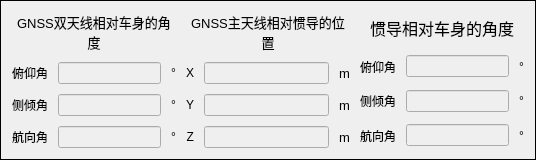
      <widget class="QFrame" name="frame_4">
       <property name="inputMethodHints">
        <set>Qt::ImhLatinOnly</set>
       </property>
       <property name="frameShape">
        <enum>QFrame::Box</enum>
       </property>
       <layout class="QHBoxLayout" name="horizontalLayout_11">
        <item>
         <layout class="QHBoxLayout" name="horizontalLayout_22" stretch="1,1,1">
          <property name="spacing">
           <number>10</number>
          </property>
          <property name="leftMargin">
           <number>0</number>
          </property>
          <item>
           <layout class="QVBoxLayout" name="verticalLayout_30" stretch="1,3">
            <item>
             <widget class="QLabel" name="label_10">
              <property name="font">
               <font>
                <pointsize>10</pointsize>
               </font>
              </property>
              <property name="inputMethodHints">
               <set>Qt::ImhLatinOnly</set>
              </property>
              <property name="text">
               <string>GNSS双天线相对车身的角度</string>
              </property>
              <property name="alignment">
               <set>Qt::AlignCenter</set>
              </property>
              <property name="wordWrap">
               <bool>true</bool>
              </property>
             </widget>
            </item>
            <item>
             <layout class="QVBoxLayout" name="verticalLayout_2">
              <item>
               <layout class="QHBoxLayout" name="horizontalLayout_56">
                <item>
                 <widget class="QLabel" name="label_38">
                  <property name="font">
                   <font>
                    <pointsize>9</pointsize>
                   </font>
                  </property>
                  <property name="inputMethodHints">
                   <set>Qt::ImhLatinOnly</set>
                  </property>
                  <property name="text">
                   <string>俯仰角</string>
                  </property>
                  <property name="alignment">
                   <set>Qt::AlignRight|Qt::AlignTrailing|Qt::AlignVCenter</set>
                  </property>
                 </widget>
                </item>
                <item>
                 <widget class="QLineEdit" name="LineEdit_Pitch1_CaliOutput">
                  <property name="enabled">
                   <bool>false</bool>
                  </property>
                  <property name="maximumSize">
                   <size>
                    <width>16777215</width>
                    <height>16777215</height>
                   </size>
                  </property>
                  <property name="font">
                   <font/>
                  </property>
                  <property name="styleSheet">
                   <string notr="true">color:rgb(0, 0, 0)</string>
                  </property>
                  <property name="inputMethodHints">
                   <set>Qt::ImhLatinOnly</set>
                  </property>
                 </widget>
                </item>
                <item>
                 <widget class="QLabel" name="label_89">
                  <property name="font">
                   <font>
                    <pointsize>9</pointsize>
                   </font>
                  </property>
                  <property name="inputMethodHints">
                   <set>Qt::ImhLatinOnly</set>
                  </property>
                  <property name="text">
                   <string>°</string>
                  </property>
                 </widget>
                </item>
               </layout>
              </item>
              <item>
               <layout class="QHBoxLayout" name="horizontalLayout_55">
                <item>
                 <widget class="QLabel" name="label_34">
                  <property name="font">
                   <font>
                    <pointsize>9</pointsize>
                   </font>
                  </property>
                  <property name="inputMethodHints">
                   <set>Qt::ImhLatinOnly</set>
                  </property>
                  <property name="text">
                   <string>侧倾角</string>
                  </property>
                  <property name="alignment">
                   <set>Qt::AlignRight|Qt::AlignTrailing|Qt::AlignVCenter</set>
                  </property>
                 </widget>
                </item>
                <item>
                 <widget class="QLineEdit" name="LineEdit_Roll1_CaliOutput">
                  <property name="enabled">
                   <bool>false</bool>
                  </property>
                  <property name="maximumSize">
                   <size>
                    <width>16777215</width>
                    <height>16777215</height>
                   </size>
                  </property>
                  <property name="font">
                   <font/>
                  </property>
                  <property name="styleSheet">
                   <string notr="true">color:rgb(0, 0, 0)</string>
                  </property>
                  <property name="inputMethodHints">
                   <set>Qt::ImhLatinOnly</set>
                  </property>
                 </widget>
                </item>
                <item>
                 <widget class="QLabel" name="label_88">
                  <property name="font">
                   <font>
                    <pointsize>9</pointsize>
                   </font>
                  </property>
                  <property name="inputMethodHints">
                   <set>Qt::ImhLatinOnly</set>
                  </property>
                  <property name="text">
                   <string>°</string>
                  </property>
                 </widget>
                </item>
               </layout>
              </item>
              <item>
               <layout class="QHBoxLayout" name="horizontalLayout_57">
                <item>
                 <widget class="QLabel" name="label_39">
                  <property name="font">
                   <font>
                    <pointsize>9</pointsize>
                   </font>
                  </property>
                  <property name="inputMethodHints">
                   <set>Qt::ImhLatinOnly</set>
                  </property>
                  <property name="text">
                   <string>航向角</string>
                  </property>
                  <property name="alignment">
                   <set>Qt::AlignRight|Qt::AlignTrailing|Qt::AlignVCenter</set>
                  </property>
                 </widget>
                </item>
                <item>
                 <widget class="QLineEdit" name="LineEdit_Yaw1_CaliOutput">
                  <property name="enabled">
                   <bool>false</bool>
                  </property>
                  <property name="maximumSize">
                   <size>
                    <width>16777215</width>
                    <height>16777215</height>
                   </size>
                  </property>
                  <property name="font">
                   <font/>
                  </property>
                  <property name="styleSheet">
                   <string notr="true">color:rgb(0, 0, 0)</string>
                  </property>
                  <property name="inputMethodHints">
                   <set>Qt::ImhLatinOnly</set>
                  </property>
                 </widget>
                </item>
                <item>
                 <widget class="QLabel" name="label_90">
                  <property name="font">
                   <font>
                    <pointsize>9</pointsize>
                   </font>
                  </property>
                  <property name="inputMethodHints">
                   <set>Qt::ImhLatinOnly</set>
                  </property>
                  <property name="text">
                   <string>°</string>
                  </property>
                 </widget>
                </item>
               </layout>
              </item>
             </layout>
            </item>
           </layout>
          </item>
          <item>
           <layout class="QVBoxLayout" name="verticalLayout_33" stretch="1,3">
            <item>
             <widget class="QLabel" name="label_9">
              <property name="font">
               <font>
                <pointsize>10</pointsize>
               </font>
              </property>
              <property name="layoutDirection">
               <enum>Qt::LeftToRight</enum>
              </property>
              <property name="inputMethodHints">
               <set>Qt::ImhLatinOnly</set>
              </property>
              <property name="text">
               <string>GNSS主天线相对惯导的位置</string>
              </property>
              <property name="alignment">
               <set>Qt::AlignCenter</set>
              </property>
              <property name="wordWrap">
               <bool>true</bool>
              </property>
             </widget>
            </item>
            <item>
             <layout class="QVBoxLayout" name="verticalLayout_11">
              <item>
               <layout class="QHBoxLayout" name="horizontalLayout_43">
                <item>
                 <widget class="QLabel" name="label_26">
                  <property name="font">
                   <font>
                    <pointsize>9</pointsize>
                   </font>
                  </property>
                  <property name="inputMethodHints">
                   <set>Qt::ImhLatinOnly</set>
                  </property>
                  <property name="text">
                   <string>X</string>
                  </property>
                  <property name="alignment">
                   <set>Qt::AlignRight|Qt::AlignTrailing|Qt::AlignVCenter</set>
                  </property>
                 </widget>
                </item>
                <item>
                 <widget class="QLineEdit" name="LineEdit_X2_CaliOutput">
                  <property name="enabled">
                   <bool>false</bool>
                  </property>
                  <property name="maximumSize">
                   <size>
                    <width>16777215</width>
                    <height>16777215</height>
                   </size>
                  </property>
                  <property name="font">
                   <font/>
                  </property>
                  <property name="styleSheet">
                   <string notr="true">color:rgb(0, 0, 0)</string>
                  </property>
                  <property name="inputMethodHints">
                   <set>Qt::ImhLatinOnly</set>
                  </property>
                 </widget>
                </item>
                <item>
                 <widget class="QLabel" name="label_85">
                  <property name="font">
                   <font>
                    <pointsize>10</pointsize>
                   </font>
                  </property>
                  <property name="inputMethodHints">
                   <set>Qt::ImhLatinOnly</set>
                  </property>
                  <property name="text">
                   <string>m</string>
                  </property>
                 </widget>
                </item>
               </layout>
              </item>
              <item>
               <layout class="QHBoxLayout" name="horizontalLayout_45">
                <item>
                 <widget class="QLabel" name="label_27">
                  <property name="font">
                   <font>
                    <pointsize>9</pointsize>
                   </font>
                  </property>
                  <property name="inputMethodHints">
                   <set>Qt::ImhLatinOnly</set>
                  </property>
                  <property name="text">
                   <string>Y</string>
                  </property>
                  <property name="alignment">
                   <set>Qt::AlignRight|Qt::AlignTrailing|Qt::AlignVCenter</set>
                  </property>
                 </widget>
                </item>
                <item>
                 <widget class="QLineEdit" name="LineEdit_Y2_CaliOutput">
                  <property name="enabled">
                   <bool>false</bool>
                  </property>
                  <property name="maximumSize">
                   <size>
                    <width>16777215</width>
                    <height>16777215</height>
                   </size>
                  </property>
                  <property name="font">
                   <font/>
                  </property>
                  <property name="styleSheet">
                   <string notr="true">color:rgb(0, 0, 0)</string>
                  </property>
                  <property name="inputMethodHints">
                   <set>Qt::ImhLatinOnly</set>
                  </property>
                 </widget>
                </item>
                <item>
                 <widget class="QLabel" name="label_86">
                  <property name="font">
                   <font>
                    <pointsize>10</pointsize>
                   </font>
                  </property>
                  <property name="inputMethodHints">
                   <set>Qt::ImhLatinOnly</set>
                  </property>
                  <property name="text">
                   <string>m</string>
                  </property>
                 </widget>
                </item>
               </layout>
              </item>
              <item>
               <layout class="QHBoxLayout" name="horizontalLayout_47">
                <item>
                 <widget class="QLabel" name="label_28">
                  <property name="font">
                   <font>
                    <pointsize>9</pointsize>
                   </font>
                  </property>
                  <property name="inputMethodHints">
                   <set>Qt::ImhLatinOnly</set>
                  </property>
                  <property name="text">
                   <string>Z</string>
                  </property>
                  <property name="alignment">
                   <set>Qt::AlignRight|Qt::AlignTrailing|Qt::AlignVCenter</set>
                  </property>
                 </widget>
                </item>
                <item>
                 <widget class="QLineEdit" name="LineEdit_Z2_CaliOutput">
                  <property name="enabled">
                   <bool>false</bool>
                  </property>
                  <property name="maximumSize">
                   <size>
                    <width>16777215</width>
                    <height>16777215</height>
                   </size>
                  </property>
                  <property name="font">
                   <font/>
                  </property>
                  <property name="styleSheet">
                   <string notr="true">color:rgb(0, 0, 0)</string>
                  </property>
                  <property name="inputMethodHints">
                   <set>Qt::ImhLatinOnly</set>
                  </property>
                 </widget>
                </item>
                <item>
                 <widget class="QLabel" name="label_87">
                  <property name="font">
                   <font>
                    <pointsize>10</pointsize>
                   </font>
                  </property>
                  <property name="inputMethodHints">
                   <set>Qt::ImhLatinOnly</set>
                  </property>
                  <property name="text">
                   <string>m</string>
                  </property>
                 </widget>
                </item>
               </layout>
              </item>
             </layout>
            </item>
           </layout>
          </item>
          <item>
           <layout class="QVBoxLayout" name="verticalLayout_29" stretch="1,3">
            <item>
             <widget class="QLabel" name="label_119">
              <property name="font">
               <font>
                <pointsize>12</pointsize>
                <bold>false</bold>
                <kerning>true</kerning>
               </font>
              </property>
              <property name="inputMethodHints">
               <set>Qt::ImhLatinOnly</set>
              </property>
              <property name="text">
               <string>惯导相对车身的角度</string>
              </property>
              <property name="alignment">
               <set>Qt::AlignCenter</set>
              </property>
              <property name="wordWrap">
               <bool>true</bool>
              </property>
             </widget>
            </item>
            <item>
             <layout class="QVBoxLayout" name="verticalLayout_31">
              <item>
               <layout class="QHBoxLayout" name="horizontalLayout_58">
                <item>
                 <widget class="QLabel" name="label_123">
                  <property name="font">
                   <font/>
                  </property>
                  <property name="inputMethodHints">
                   <set>Qt::ImhLatinOnly</set>
                  </property>
                  <property name="text">
                   <string>俯仰角</string>
                  </property>
                  <property name="alignment">
                   <set>Qt::AlignRight|Qt::AlignTrailing|Qt::AlignVCenter</set>
                  </property>
                 </widget>
                </item>
                <item>
                 <widget class="QLineEdit" name="LineEdit_Pitch2_CaliOutput">
                  <property name="enabled">
                   <bool>false</bool>
                  </property>
                  <property name="maximumSize">
                   <size>
                    <width>16777215</width>
                    <height>16777215</height>
                   </size>
                  </property>
                  <property name="font">
                   <font/>
                  </property>
                  <property name="styleSheet">
                   <string notr="true">color:rgb(0, 0, 0)</string>
                  </property>
                  <property name="inputMethodHints">
                   <set>Qt::ImhLatinOnly</set>
                  </property>
                 </widget>
                </item>
                <item>
                 <widget class="QLabel" name="label_124">
                  <property name="inputMethodHints">
                   <set>Qt::ImhLatinOnly</set>
                  </property>
                  <property name="text">
                   <string>°</string>
                  </property>
                 </widget>
                </item>
               </layout>
              </item>
              <item>
               <layout class="QHBoxLayout" name="horizontalLayout_8">
                <item>
                 <widget class="QLabel" name="label_121">
                  <property name="font">
                   <font/>
                  </property>
                  <property name="inputMethodHints">
                   <set>Qt::ImhLatinOnly</set>
                  </property>
                  <property name="text">
                   <string>侧倾角</string>
                  </property>
                  <property name="alignment">
                   <set>Qt::AlignRight|Qt::AlignTrailing|Qt::AlignVCenter</set>
                  </property>
                 </widget>
                </item>
                <item>
                 <widget class="QLineEdit" name="LineEdit_Roll2_CaliOutput">
                  <property name="enabled">
                   <bool>false</bool>
                  </property>
                  <property name="maximumSize">
                   <size>
                    <width>16777215</width>
                    <height>16777215</height>
                   </size>
                  </property>
                  <property name="font">
                   <font/>
                  </property>
                  <property name="styleSheet">
                   <string notr="true">color:rgb(0, 0, 0)</string>
                  </property>
                  <property name="inputMethodHints">
                   <set>Qt::ImhLatinOnly</set>
                  </property>
                 </widget>
                </item>
                <item>
                 <widget class="QLabel" name="label_122">
                  <property name="inputMethodHints">
                   <set>Qt::ImhLatinOnly</set>
                  </property>
                  <property name="text">
                   <string>°</string>
                  </property>
                 </widget>
                </item>
               </layout>
              </item>
              <item>
               <layout class="QHBoxLayout" name="horizontalLayout_59">
                <item>
                 <widget class="QLabel" name="label_125">
                  <property name="font">
                   <font/>
                  </property>
                  <property name="inputMethodHints">
                   <set>Qt::ImhLatinOnly</set>
                  </property>
                  <property name="text">
                   <string>航向角</string>
                  </property>
                  <property name="alignment">
                   <set>Qt::AlignRight|Qt::AlignTrailing|Qt::AlignVCenter</set>
                  </property>
                 </widget>
                </item>
                <item>
                 <widget class="QLineEdit" name="LineEdit_Yaw2_CaliOutput">
                  <property name="enabled">
                   <bool>false</bool>
                  </property>
                  <property name="maximumSize">
                   <size>
                    <width>16777215</width>
                    <height>16777215</height>
                   </size>
                  </property>
                  <property name="font">
                   <font/>
                  </property>
                  <property name="styleSheet">
                   <string notr="true">color:rgb(0, 0, 0)</string>
                  </property>
                  <property name="inputMethodHints">
                   <set>Qt::ImhLatinOnly</set>
                  </property>
                 </widget>
                </item>
                <item>
                 <widget class="QLabel" name="label_127">
                  <property name="inputMethodHints">
                   <set>Qt::ImhLatinOnly</set>
                  </property>
                  <property name="text">
                   <string>°</string>
                  </property>
                 </widget>
                </item>
               </layout>
              </item>
             </layout>
            </item>
           </layout>
          </item>
         </layout>
        </item>
       </layout>
      </widget>
